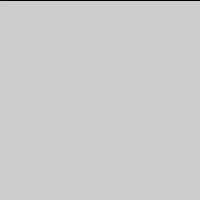
Frame 1 (no input)
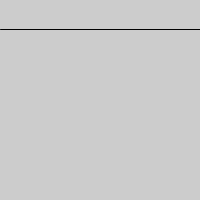
Frame 60 (the mouse pressed at the canvas centre just before this capture)
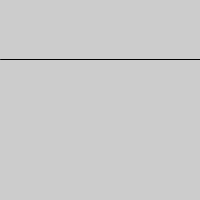
Frame 120 (the mouse held since frame 60 and released just before this capture)

The Processing sketch that drew these frames (run headless with seeded random() and noise(); from frame 60 on, the mouse is pressed at the canvas centre):

// Processing sketch: zvonlotten_PPs2_2_S21
// ── zvonlotten_PPs2_2_S21.pde
float y = 0;
void setup() {
  size(200,200);
}

void draw() {
  background(204);
 line(0,y,200,y);
 y = y+.5;
 if (y>200) {
  y =y -200; 
 }
}
